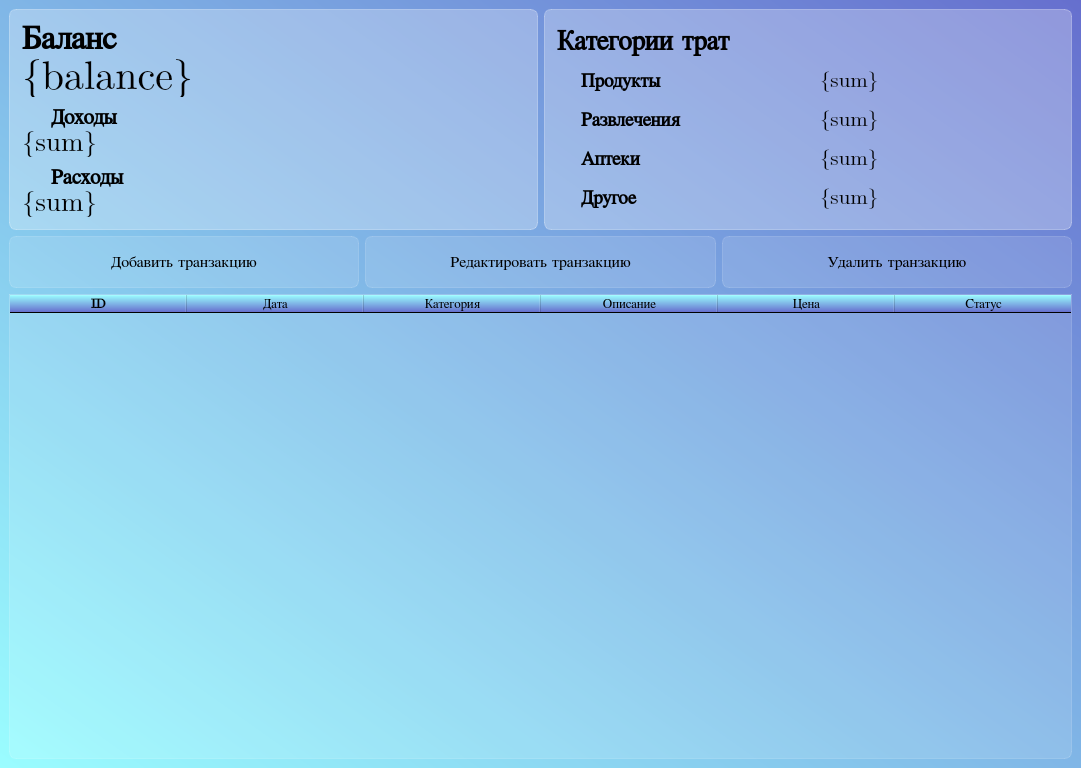
<?xml version="1.0" encoding="UTF-8"?>
<ui version="4.0">
 <class>MainWindow</class>
 <widget class="QMainWindow" name="MainWindow">
  <property name="geometry">
   <rect>
    <x>0</x>
    <y>0</y>
    <width>1081</width>
    <height>768</height>
   </rect>
  </property>
  <property name="windowTitle">
   <string>Expence Tracker</string>
  </property>
  <property name="styleSheet">
   <string notr="true">background-color: qlineargradient(spread:pad, x1:0, y1:1, x2:1, y2:0, stop:0 rgba(154, 253, 255, 255), stop:1 rgba(102, 111, 206, 255));
font-family: Cambria Math</string>
  </property>
  <widget class="QWidget" name="centralwidget">
   <layout class="QVBoxLayout" name="verticalLayout_3">
    <item>
     <layout class="QHBoxLayout" name="horizontalLayout_8">
      <item>
       <widget class="QFrame" name="balance_frame">
        <property name="styleSheet">
         <string notr="true">background-color: rgba(255, 255, 255, 70);
border: 1px solid rgba(255, 255, 255, 80);
border-radius: 7px</string>
        </property>
        <layout class="QVBoxLayout" name="verticalLayout">
         <property name="spacing">
          <number>0</number>
         </property>
         <property name="leftMargin">
          <number>12</number>
         </property>
         <property name="topMargin">
          <number>12</number>
         </property>
         <property name="rightMargin">
          <number>12</number>
         </property>
         <property name="bottomMargin">
          <number>12</number>
         </property>
         <item>
          <widget class="QLabel" name="balance_label">
           <property name="styleSheet">
            <string notr="true">font-weight: bold;
font-size: 25pt;
background-color: none;
border: none;
</string>
           </property>
           <property name="text">
            <string>Баланс</string>
           </property>
          </widget>
         </item>
         <item>
          <widget class="QLabel" name="balance_sum">
           <property name="styleSheet">
            <string notr="true">font-size: 30pt;
background-color: none;
border: none;
</string>
           </property>
           <property name="text">
            <string>{balance}</string>
           </property>
          </widget>
         </item>
         <item>
          <layout class="QHBoxLayout" name="income">
           <property name="spacing">
            <number>0</number>
           </property>
           <item>
            <widget class="QLabel" name="income_icon">
             <property name="maximumSize">
              <size>
               <width>24</width>
               <height>16777215</height>
              </size>
             </property>
             <property name="styleSheet">
              <string notr="true">background-color: none;
border: none;
padding-top: 10px 
</string>
             </property>
             <property name="text">
              <string/>
             </property>
             <property name="pixmap">
              <pixmap resource="res_rc.qrc">:/icons/icons/Increase.svg</pixmap>
             </property>
            </widget>
           </item>
           <item>
            <widget class="QLabel" name="income_label">
             <property name="styleSheet">
              <string notr="true">font-weight: bold;
font-size: 16pt;
background-color: none;
border: none;
padding-top: 10px 
</string>
             </property>
             <property name="text">
              <string>Доходы</string>
             </property>
            </widget>
           </item>
          </layout>
         </item>
         <item>
          <widget class="QLabel" name="income_sum">
           <property name="styleSheet">
            <string notr="true">font-size: 20pt;
background-color: none;
border: none;
</string>
           </property>
           <property name="text">
            <string>{sum}</string>
           </property>
          </widget>
         </item>
         <item>
          <layout class="QHBoxLayout" name="outcome">
           <property name="spacing">
            <number>0</number>
           </property>
           <item>
            <widget class="QLabel" name="outcome_icon">
             <property name="maximumSize">
              <size>
               <width>24</width>
               <height>16777215</height>
              </size>
             </property>
             <property name="styleSheet">
              <string notr="true">background-color: none;
border: none;
padding-top: 10px 
</string>
             </property>
             <property name="text">
              <string/>
             </property>
             <property name="pixmap">
              <pixmap resource="res_rc.qrc">:/icons/icons/Decrease.svg</pixmap>
             </property>
            </widget>
           </item>
           <item>
            <widget class="QLabel" name="outcome_label">
             <property name="styleSheet">
              <string notr="true">font-weight: bold;
font-size: 16pt;
background-color: none;
border: none;
padding-top: 10px 
</string>
             </property>
             <property name="text">
              <string>Расходы</string>
             </property>
            </widget>
           </item>
          </layout>
         </item>
         <item>
          <widget class="QLabel" name="outcome_sum">
           <property name="styleSheet">
            <string notr="true">font-size: 20pt;
background-color: none;
border: none;
</string>
           </property>
           <property name="text">
            <string>{sum}</string>
           </property>
          </widget>
         </item>
        </layout>
       </widget>
      </item>
      <item>
       <widget class="QFrame" name="categories_frame">
        <property name="styleSheet">
         <string notr="true">background-color: rgba(255, 255, 255, 70);
border: 1px solid rgba(255, 255, 255, 80);
border-radius: 7px</string>
        </property>
        <property name="frameShape">
         <enum>QFrame::Shape::NoFrame</enum>
        </property>
        <property name="frameShadow">
         <enum>QFrame::Shadow::Raised</enum>
        </property>
        <layout class="QVBoxLayout" name="verticalLayout_20">
         <property name="spacing">
          <number>0</number>
         </property>
         <property name="leftMargin">
          <number>12</number>
         </property>
         <property name="topMargin">
          <number>12</number>
         </property>
         <property name="rightMargin">
          <number>12</number>
         </property>
         <property name="bottomMargin">
          <number>12</number>
         </property>
         <item>
          <widget class="QLabel" name="categories_label">
           <property name="font">
            <font>
             <family>Cambria Math</family>
             <pointsize>20</pointsize>
             <bold>true</bold>
            </font>
           </property>
           <property name="styleSheet">
            <string notr="true">font-weight: bold;
font-size: 20pt;
background-color: none;
border: none;</string>
           </property>
           <property name="text">
            <string>Категории трат</string>
           </property>
          </widget>
         </item>
         <item>
          <layout class="QHBoxLayout" name="groceries">
           <item>
            <widget class="QLabel" name="groceries_icon">
             <property name="sizePolicy">
              <sizepolicy hsizetype="Preferred" vsizetype="Preferred">
               <horstretch>0</horstretch>
               <verstretch>0</verstretch>
              </sizepolicy>
             </property>
             <property name="maximumSize">
              <size>
               <width>24</width>
               <height>16777215</height>
              </size>
             </property>
             <property name="font">
              <font>
               <family>Cambria Math</family>
               <pointsize>14</pointsize>
               <bold>true</bold>
              </font>
             </property>
             <property name="styleSheet">
              <string notr="true">color: white;
font-weight: bold;
font-size: 14pt;
background-color: none;
border: none;</string>
             </property>
             <property name="text">
              <string/>
             </property>
             <property name="pixmap">
              <pixmap resource="res_rc.qrc">:/icons/icons/Shopping cart.svg</pixmap>
             </property>
            </widget>
           </item>
           <item>
            <widget class="QLabel" name="groceries_label">
             <property name="font">
              <font>
               <family>Cambria Math</family>
               <pointsize>14</pointsize>
               <bold>true</bold>
              </font>
             </property>
             <property name="styleSheet">
              <string notr="true">font-weight: bold;
font-size: 14pt;
background-color: none;
border: none;</string>
             </property>
             <property name="text">
              <string>Продукты</string>
             </property>
            </widget>
           </item>
           <item>
            <widget class="QLabel" name="groceries_sum">
             <property name="font">
              <font>
               <family>Cambria Math</family>
               <pointsize>16</pointsize>
               <italic>false</italic>
               <bold>false</bold>
               <kerning>true</kerning>
              </font>
             </property>
             <property name="styleSheet">
              <string notr="true">font-size: 16pt;
background-color: none;
border: none;</string>
             </property>
             <property name="lineWidth">
              <number>0</number>
             </property>
             <property name="text">
              <string>{sum}</string>
             </property>
            </widget>
           </item>
          </layout>
         </item>
         <item>
          <layout class="QHBoxLayout" name="entertainment">
           <item>
            <widget class="QLabel" name="entertainment_icon">
             <property name="maximumSize">
              <size>
               <width>24</width>
               <height>16777215</height>
              </size>
             </property>
             <property name="font">
              <font>
               <family>Cambria Math</family>
               <pointsize>14</pointsize>
               <bold>true</bold>
              </font>
             </property>
             <property name="styleSheet">
              <string notr="true">color: white;
font-weight: bold;
font-size: 14pt;
background-color: none;
border: none;</string>
             </property>
             <property name="text">
              <string/>
             </property>
             <property name="pixmap">
              <pixmap resource="res_rc.qrc">:/icons/icons/Spa.svg</pixmap>
             </property>
            </widget>
           </item>
           <item>
            <widget class="QLabel" name="entertainment_label">
             <property name="font">
              <font>
               <family>Cambria Math</family>
               <pointsize>14</pointsize>
               <bold>true</bold>
              </font>
             </property>
             <property name="styleSheet">
              <string notr="true">font-weight: bold;
font-size: 14pt;
background-color: none;
border: none;</string>
             </property>
             <property name="text">
              <string>Развлечения</string>
             </property>
            </widget>
           </item>
           <item>
            <widget class="QLabel" name="entertainment_sum">
             <property name="font">
              <font>
               <family>Cambria Math</family>
               <pointsize>16</pointsize>
               <italic>false</italic>
               <bold>false</bold>
               <kerning>true</kerning>
              </font>
             </property>
             <property name="styleSheet">
              <string notr="true">font-size: 16pt;
background-color: none;
border: none;</string>
             </property>
             <property name="lineWidth">
              <number>0</number>
             </property>
             <property name="text">
              <string>{sum}</string>
             </property>
            </widget>
           </item>
          </layout>
         </item>
         <item>
          <layout class="QHBoxLayout" name="pharmacy">
           <item>
            <widget class="QLabel" name="pharmacy_icon">
             <property name="maximumSize">
              <size>
               <width>24</width>
               <height>16777215</height>
              </size>
             </property>
             <property name="font">
              <font>
               <family>Cambria Math</family>
               <pointsize>14</pointsize>
               <bold>true</bold>
              </font>
             </property>
             <property name="styleSheet">
              <string notr="true">color: white;
font-weight: bold;
font-size: 14pt;
background-color: none;
border: none;</string>
             </property>
             <property name="text">
              <string/>
             </property>
             <property name="pixmap">
              <pixmap resource="res_rc.qrc">:/icons/icons/Medicine.svg</pixmap>
             </property>
            </widget>
           </item>
           <item>
            <widget class="QLabel" name="pharmacy_label">
             <property name="font">
              <font>
               <family>Cambria Math</family>
               <pointsize>14</pointsize>
               <bold>true</bold>
              </font>
             </property>
             <property name="styleSheet">
              <string notr="true">font-weight: bold;
font-size: 14pt;
background-color: none;
border: none;</string>
             </property>
             <property name="text">
              <string>Аптеки</string>
             </property>
            </widget>
           </item>
           <item>
            <widget class="QLabel" name="pharmacy_sum">
             <property name="font">
              <font>
               <family>Cambria Math</family>
               <pointsize>16</pointsize>
               <italic>false</italic>
               <bold>false</bold>
               <kerning>true</kerning>
              </font>
             </property>
             <property name="styleSheet">
              <string notr="true">font-size: 16pt;
background-color: none;
border: none;</string>
             </property>
             <property name="lineWidth">
              <number>0</number>
             </property>
             <property name="text">
              <string>{sum}</string>
             </property>
            </widget>
           </item>
          </layout>
         </item>
         <item>
          <layout class="QHBoxLayout" name="other">
           <item>
            <widget class="QLabel" name="other_icon">
             <property name="maximumSize">
              <size>
               <width>24</width>
               <height>16777215</height>
              </size>
             </property>
             <property name="font">
              <font>
               <family>Cambria Math</family>
               <pointsize>14</pointsize>
               <bold>true</bold>
              </font>
             </property>
             <property name="styleSheet">
              <string notr="true">color: white;
font-weight: bold;
font-size: 14pt;
background-color: none;
border: none;</string>
             </property>
             <property name="text">
              <string/>
             </property>
             <property name="pixmap">
              <pixmap resource="res_rc.qrc">:/icons/icons/Package.svg</pixmap>
             </property>
            </widget>
           </item>
           <item>
            <widget class="QLabel" name="other_label">
             <property name="font">
              <font>
               <family>Cambria Math</family>
               <pointsize>14</pointsize>
               <bold>true</bold>
              </font>
             </property>
             <property name="styleSheet">
              <string notr="true">font-weight: bold;
font-size: 14pt;
background-color: none;
border: none;</string>
             </property>
             <property name="text">
              <string>Другое</string>
             </property>
            </widget>
           </item>
           <item>
            <widget class="QLabel" name="other_sum">
             <property name="font">
              <font>
               <family>Cambria Math</family>
               <pointsize>16</pointsize>
               <italic>false</italic>
               <bold>false</bold>
               <kerning>true</kerning>
              </font>
             </property>
             <property name="styleSheet">
              <string notr="true">font-size: 16pt;
background-color: none;
border: none;</string>
             </property>
             <property name="lineWidth">
              <number>0</number>
             </property>
             <property name="text">
              <string>{sum}</string>
             </property>
            </widget>
           </item>
          </layout>
         </item>
        </layout>
       </widget>
      </item>
     </layout>
    </item>
    <item>
     <layout class="QHBoxLayout" name="transactions">
      <item>
       <widget class="QPushButton" name="transaction_add">
        <property name="styleSheet">
         <string notr="true">QPushButton {
background-color: rgba(255, 255, 255, 30);
border: 1px solid rgba(255, 255, 255, 40);
border-radius: 7px;
width: 230px;
height: 50px;
font-size: 12pt;
}

QPushButton:hover {
background-color: rgba(255, 255, 255, 40);
}

QPushButton:pressed {
background-color: rgba(255, 255, 255, 70);
}</string>
        </property>
        <property name="text">
         <string>Добавить транзакцию</string>
        </property>
        <property name="icon">
         <iconset resource="res_rc.qrc">
          <normaloff>:/icons/icons/Add cart.svg</normaloff>:/icons/icons/Add cart.svg</iconset>
        </property>
        <property name="iconSize">
         <size>
          <width>24</width>
          <height>24</height>
         </size>
        </property>
       </widget>
      </item>
      <item>
       <widget class="QPushButton" name="transaction_edit">
        <property name="styleSheet">
         <string notr="true">QPushButton {
background-color: rgba(255, 255, 255, 30);
border: 1px solid rgba(255, 255, 255, 40);
border-radius: 7px;
width: 230px;
height: 50px;
font-size: 12pt;
}

QPushButton:hover {
background-color: rgba(255, 255, 255, 40);
}

QPushButton:pressed {
background-color: rgba(255, 255, 255, 70);
}</string>
        </property>
        <property name="text">
         <string>Редактировать транзакцию</string>
        </property>
        <property name="icon">
         <iconset resource="res_rc.qrc">
          <normaloff>:/icons/icons/Edit.svg</normaloff>:/icons/icons/Edit.svg</iconset>
        </property>
        <property name="iconSize">
         <size>
          <width>24</width>
          <height>24</height>
         </size>
        </property>
       </widget>
      </item>
      <item>
       <widget class="QPushButton" name="transaction_delete">
        <property name="styleSheet">
         <string notr="true">QPushButton {
background-color: rgba(255, 255, 255, 30);
border: 1px solid rgba(255, 255, 255, 40);
border-radius: 7px;
width: 230px;
height: 50px;
font-size: 12pt;
}

QPushButton:hover {
background-color: rgba(255, 255, 255, 40);
}

QPushButton:pressed {
background-color: rgba(255, 255, 255, 70);
}</string>
        </property>
        <property name="text">
         <string>Удалить транзакцию</string>
        </property>
        <property name="icon">
         <iconset resource="res_rc.qrc">
          <normaloff>:/icons/icons/Delete.svg</normaloff>:/icons/icons/Delete.svg</iconset>
        </property>
        <property name="iconSize">
         <size>
          <width>24</width>
          <height>24</height>
         </size>
        </property>
       </widget>
      </item>
     </layout>
    </item>
    <item>
     <widget class="QTableWidget" name="transactions_table">
      <property name="sizePolicy">
       <sizepolicy hsizetype="Preferred" vsizetype="Expanding">
        <horstretch>0</horstretch>
        <verstretch>0</verstretch>
       </sizepolicy>
      </property>
      <property name="minimumSize">
       <size>
        <width>1063</width>
        <height>0</height>
       </size>
      </property>
      <property name="font">
       <font>
        <family>Cambria Math</family>
        <pointsize>22</pointsize>
       </font>
      </property>
      <property name="layoutDirection">
       <enum>Qt::LayoutDirection::LeftToRight</enum>
      </property>
      <property name="autoFillBackground">
       <bool>false</bool>
      </property>
      <property name="styleSheet">
       <string notr="true">QTableWidget {
background-color: rgba(255, 255, 255, 30);
border: 1px solid rgba(255, 255, 255, 40);
border-bottom-right-radius: 7px;
border-bottom-left-radius: 7px;
}

QTableWidget:section {
background-color: rgba(53, 53, 53);
border: none;
height: 50px;
}

QTableWidget:item {
border-style: none;
border-bottom: rgba(255, 255, 255, 50);
}

QTableWidget:item:selected {
border: none;
background-color: rgba(255, 255, 255, 50);
}</string>
      </property>
      <property name="frameShape">
       <enum>QFrame::Shape::StyledPanel</enum>
      </property>
      <property name="frameShadow">
       <enum>QFrame::Shadow::Sunken</enum>
      </property>
      <property name="verticalScrollBarPolicy">
       <enum>Qt::ScrollBarPolicy::ScrollBarAlwaysOff</enum>
      </property>
      <property name="horizontalScrollBarPolicy">
       <enum>Qt::ScrollBarPolicy::ScrollBarAlwaysOff</enum>
      </property>
      <property name="sizeAdjustPolicy">
       <enum>QAbstractScrollArea::SizeAdjustPolicy::AdjustToContents</enum>
      </property>
      <property name="showGrid">
       <bool>false</bool>
      </property>
      <property name="columnCount">
       <number>6</number>
      </property>
      <attribute name="horizontalHeaderVisible">
       <bool>true</bool>
      </attribute>
      <attribute name="horizontalHeaderCascadingSectionResizes">
       <bool>false</bool>
      </attribute>
      <attribute name="horizontalHeaderMinimumSectionSize">
       <number>43</number>
      </attribute>
      <attribute name="horizontalHeaderDefaultSectionSize">
       <number>177</number>
      </attribute>
      <attribute name="horizontalHeaderHighlightSections">
       <bool>true</bool>
      </attribute>
      <attribute name="horizontalHeaderShowSortIndicator" stdset="0">
       <bool>false</bool>
      </attribute>
      <attribute name="horizontalHeaderStretchLastSection">
       <bool>true</bool>
      </attribute>
      <attribute name="verticalHeaderCascadingSectionResizes">
       <bool>false</bool>
      </attribute>
      <attribute name="verticalHeaderStretchLastSection">
       <bool>false</bool>
      </attribute>
      <column>
       <property name="text">
        <string>ID</string>
       </property>
       <property name="font">
        <font>
         <family>Cambria Math</family>
         <pointsize>10</pointsize>
         <bold>true</bold>
        </font>
       </property>
       <property name="background">
        <color alpha="0">
         <red>111</red>
         <green>135</green>
         <blue>158</blue>
        </color>
       </property>
      </column>
      <column>
       <property name="text">
        <string>Дата</string>
       </property>
       <property name="font">
        <font>
         <family>Cambria Math</family>
         <pointsize>10</pointsize>
        </font>
       </property>
      </column>
      <column>
       <property name="text">
        <string>Категория</string>
       </property>
       <property name="font">
        <font>
         <family>Cambria Math</family>
         <pointsize>10</pointsize>
        </font>
       </property>
      </column>
      <column>
       <property name="text">
        <string>Описание</string>
       </property>
       <property name="font">
        <font>
         <family>Cambria Math</family>
         <pointsize>10</pointsize>
        </font>
       </property>
      </column>
      <column>
       <property name="text">
        <string>Цена</string>
       </property>
       <property name="font">
        <font>
         <family>Cambria Math</family>
         <pointsize>10</pointsize>
        </font>
       </property>
      </column>
      <column>
       <property name="text">
        <string>Статус</string>
       </property>
       <property name="font">
        <font>
         <family>Cambria Math</family>
         <pointsize>10</pointsize>
        </font>
       </property>
      </column>
     </widget>
    </item>
   </layout>
  </widget>
 </widget>
 <resources>
  <include location="res_rc.qrc"/>
 </resources>
 <connections/>
</ui>
